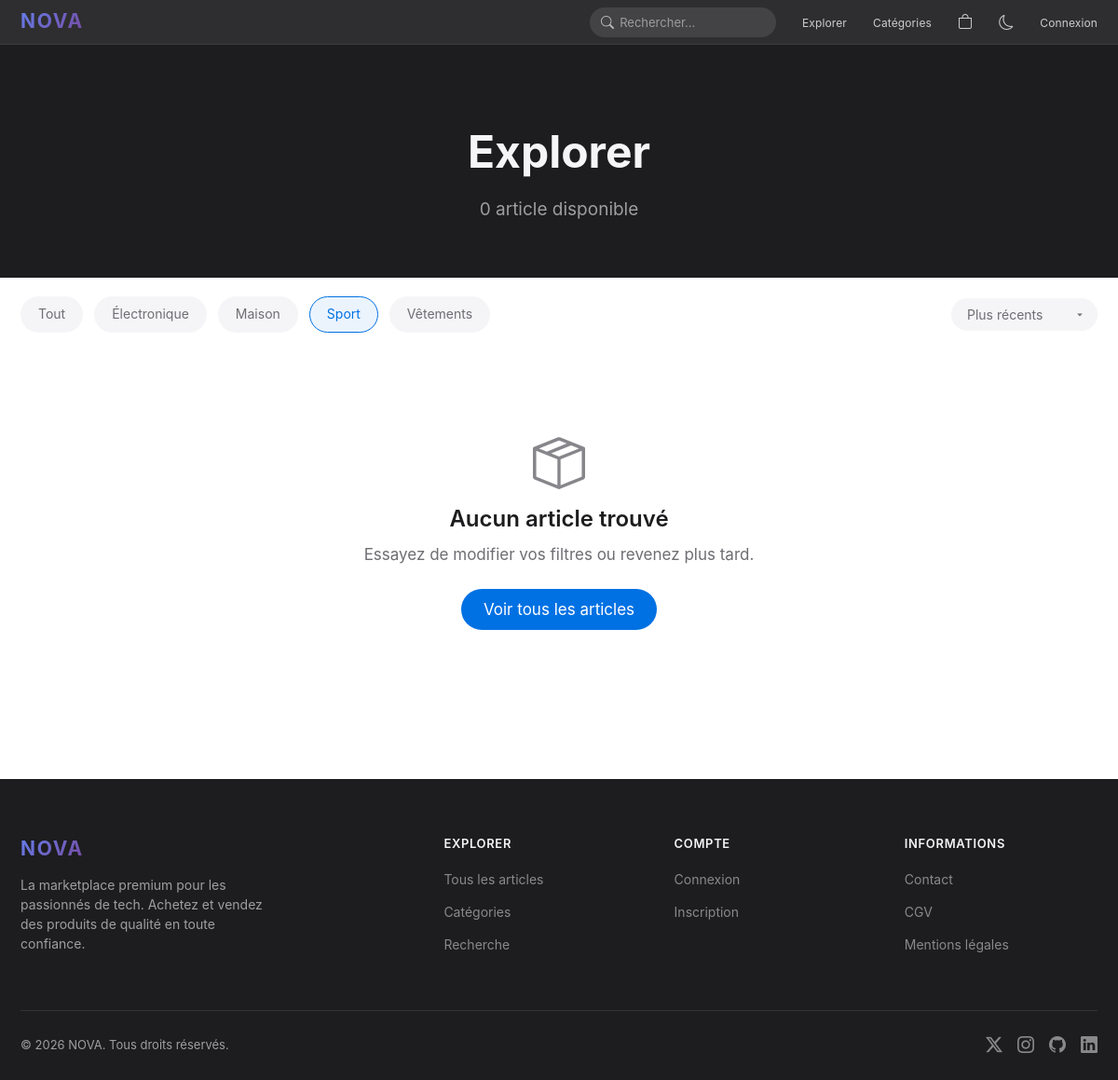
/produits.php?categorie=4&sort=recent, run on an earlier commit of the app's database.
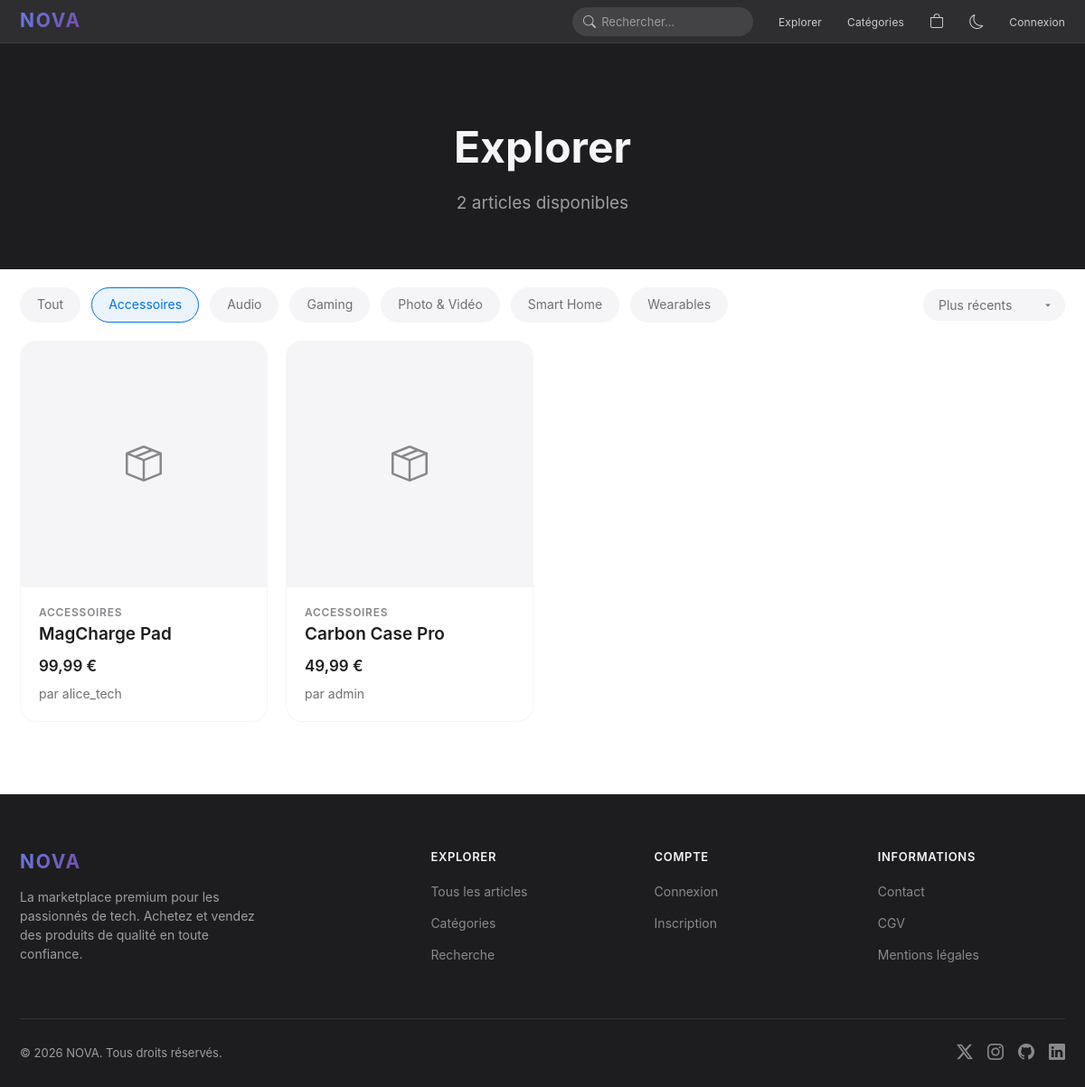
And on a later commit of the database.
### tables this page shows
CREATE TABLE categories (
    id INT AUTO_INCREMENT PRIMARY KEY,
    nom VARCHAR(100) NOT NULL,
    description TEXT,
    image VARCHAR(255)
);

CREATE TABLE articles (
    id INT AUTO_INCREMENT PRIMARY KEY,
    nom VARCHAR(255) NOT NULL,
    description TEXT,
    prix DECIMAL(10,2) NOT NULL,
    image VARCHAR(255),
    categorie_id INT DEFAULT NULL,
    auteur_id INT NOT NULL,
    date_publication DATETIME DEFAULT CURRENT_TIMESTAMP,
    FOREIGN KEY (categorie_id) REFERENCES categories(id) ON DELETE SET NULL,
    FOREIGN KEY (auteur_id) REFERENCES users(id) ON DELETE CASCADE
);

CREATE TABLE users (
    id INT AUTO_INCREMENT PRIMARY KEY,
    username VARCHAR(100) NOT NULL UNIQUE,
    email VARCHAR(255) NOT NULL UNIQUE,
    password VARCHAR(255) NOT NULL,
    balance DECIMAL(10,2) DEFAULT 500.00,
    photo VARCHAR(255) DEFAULT NULL,
    role ENUM('user', 'admin') DEFAULT 'user',
    date_inscription DATETIME DEFAULT CURRENT_TIMESTAMP
);

### produits.php (called while the page is built)
<?php
require __DIR__ . '/pages/public/produits.php';

### config/init.php (called while the page is built, shortened)
<?php
function sanitize(string $data): string {
    $clean = strip_tags(trim($data));
    $decoded = html_entity_decode($clean, ENT_QUOTES | ENT_HTML5, 'UTF-8');
    return htmlspecialchars($decoded, ENT_QUOTES | ENT_SUBSTITUTE, 'UTF-8');
}
function formatPrice(float $price): string {
    return number_format($price, 2, ',', ' ') . ' €';
}

### pages/public/produits.php (the view, shortened to what this page needs)
<?php
require_once 'config/init.php';
$categorie_id = isset($_GET['categorie']) ? (int)$_GET['categorie'] : 0;
$sort = $_GET['sort'] ?? 'recent';
$page = max(1, (int)($_GET['page'] ?? 1));
$perPage = 12;
$offset = ($page - 1) * $perPage;
$where = [];
$params = [];
if ($categorie_id > 0) {
    $where[] = 'a.categorie_id = ?';
    $params[] = $categorie_id;
}
$whereSQL = $where ? 'WHERE ' . implode(' AND ', $where) : '';
$orderSQL = match ($sort) {
    'prix_asc' => 'ORDER BY a.prix ASC',
    'prix_desc' => 'ORDER BY a.prix DESC',
    'nom' => 'ORDER BY a.nom ASC',
    'populaire' => 'ORDER BY avg_note DESC, nb_avis DESC',
    default => 'ORDER BY a.date_publication DESC',
};
$stmtCount = $pdo->prepare("SELECT COUNT(*) FROM articles a $whereSQL");
$stmtCount->execute($params);
$total = $stmtCount->fetchColumn();
$stmtArticles = $pdo->prepare("
    SELECT a.*, s.quantite as stock, u.username as auteur_nom, c.nom as categorie_nom,
        (SELECT AVG(note) FROM commentaires WHERE article_id = a.id) as avg_note,
        (SELECT COUNT(*) FROM commentaires WHERE article_id = a.id) as nb_avis
    FROM articles a
    LEFT JOIN stock s ON a.id = s.article_id
    LEFT JOIN users u ON a.auteur_id = u.id
    LEFT JOIN categories c ON a.categorie_id = c.id
    $whereSQL
    $orderSQL
    LIMIT $perPage OFFSET $offset
");
$stmtArticles->execute($params);
$articles = $stmtArticles->fetchAll();
$categories = $pdo->query("SELECT c.*, COUNT(a.id) as nb FROM categories c LEFT JOIN articles a ON c.id = a.categorie_id GROUP BY c.id ORDER BY c.nom")->fetchAll();
require_once 'includes/header.php';
?>
<div class="page-hero">
    <div class="container">
        <h1 class="fade-in">Explorer</h1>
        <p class="fade-in"><?= $total ?> article<?= $total > 1 ? 's' : '' ?> disponible<?= $total > 1 ? 's' : '' ?></p>
    </div>
</div>
<div class="container-wide">
    <div class="filters-bar fade-in">
        <a href="produits.php" class="filter-chip <?= !$categorie_id ? 'active' : '' ?>">Tout</a>
        <?php foreach ($categories as $cat): ?>
            <a href="produits.php?categorie=<?= $cat['id'] ?>&sort=<?= $sort ?>" class="filter-chip <?= $categorie_id === (int)$cat['id'] ? 'active' : '' ?>">
                <?= sanitize($cat['nom']) ?>
            </a>
        <?php endforeach; ?>
        <div style="margin-left: auto;">
            <select class="filter-select" onchange="location.href=this.value">
                <option value="produits.php?<?= $categorie_id ? "categorie=$categorie_id&" : '' ?>sort=recent" <?= $sort === 'recent' ? 'selected' : '' ?>>Plus récents</option>
            </select>
        </div>
    </div>
    <?php if (empty($articles)): ?>
        <div class="empty-state fade-in">
            <i class="bi bi-box-seam"></i>
            <h3>Aucun article trouvé</h3>
            <p>Essayez de modifier vos filtres ou revenez plus tard.</p>
            <a href="produits.php" class="btn btn-primary">Voir tous les articles</a>
        </div>
    <?php else: ?>
        <div class="product-grid stagger-children">
            <?php foreach ($articles as $article): ?>
            <a href="produit.php?id=<?= $article['id'] ?>" class="card" style="text-decoration: none; color: inherit; position: relative;">
                <?php if ($article['image'] && file_exists("uploads/produits/{$article['image']}")): ?>
                    <img src="uploads/produits/<?= sanitize($article['image']) ?>" alt="<?= sanitize($article['nom']) ?>" class="card-img">
                <?php else: ?>
                    <div class="card-img" style="display: flex; align-items: center; justify-content: center; background: var(--bg-secondary);">
                        <i class="bi bi-box-seam" style="font-size: 40px; color: var(--text-tertiary);"></i>
                    </div>
                <?php endif; ?>
                <div class="card-body">
                    <p class="eyebrow"><?= sanitize($article['categorie_nom'] ?? 'Article') ?></p>
                    <h3><?= sanitize($article['nom']) ?></h3>
                    <div class="card-meta">
                        <span class="price"><?= formatPrice($article['prix']) ?></span>
                    </div>
                    <p class="caption mt-1">par <?= sanitize($article['auteur_nom']) ?></p>
                </div>
            </a>
            <?php endforeach; ?>
        </div>
    <?php endif; ?>
</div>
<div style="height: 80px;"></div>
<?php require_once 'includes/footer.php'; ?>

What changed in the data, as far as the page shows it:
removed categories: nom "Électronique"
removed categories: nom "Maison"
removed categories: nom "Sport"
removed categories: nom "Vêtements"
added categories: nom "Accessoires"
added categories: nom "Audio"
added categories: nom "Gaming"
added categories: nom "Photo & Vidéo"
added categories: nom "Smart Home"
added categories: nom "Wearables"
added articles: image "magcharge.jpg" (drawn), categorie.nom "ACCESSOIRES", nom "MagCharge Pad", prix "99,99 €", auteur.username "alice_tech"
added articles: image "carbon-case.jpg" (drawn), categorie.nom "ACCESSOIRES", nom "Carbon Case Pro", prix "49,99 €", auteur.username "admin"
Also different on the page:
$total: "0" → "2"
text no longer shown: "Aucun article trouvé Essayez de modifier vos filtres ou revenez plus tard. Voir tous les articles"
text now shown: "s s"
